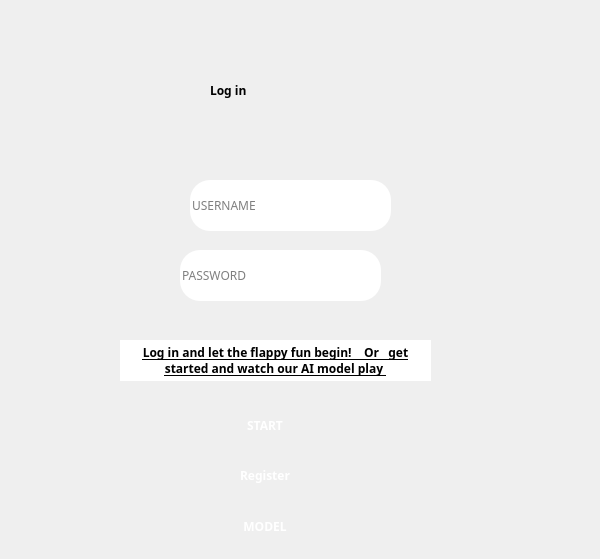
<?xml version="1.0" encoding="UTF-8"?>
<ui version="4.0">
 <class>Form</class>
 <widget class="QWidget" name="Form">
  <property name="geometry">
   <rect>
    <x>0</x>
    <y>0</y>
    <width>600</width>
    <height>559</height>
   </rect>
  </property>
  <property name="font">
   <font>
    <family>Sans Serif Collection</family>
    <bold>true</bold>
   </font>
  </property>
  <property name="cursor">
   <cursorShape>PointingHandCursor</cursorShape>
  </property>
  <property name="windowTitle">
   <string>Form</string>
  </property>
  <property name="styleSheet">
   <string notr="true">background-image: url(img/bg.png); border-radius : 20px;</string>
  </property>
  <widget class="QLabel" name="label">
   <property name="geometry">
    <rect>
     <x>0</x>
     <y>-20</y>
     <width>600</width>
     <height>600</height>
    </rect>
   </property>
  </widget>
  <widget class="QLineEdit" name="lineEdit">
   <property name="geometry">
    <rect>
     <x>190</x>
     <y>180</y>
     <width>201</width>
     <height>51</height>
    </rect>
   </property>
   <property name="font">
    <font>
     <family>Perpetua Titling MT</family>
    </font>
   </property>
   <property name="styleSheet">
    <string notr="true">border : none;</string>
   </property>
   <property name="text">
    <string/>
   </property>
   <property name="placeholderText">
    <string>USERNAME</string>
   </property>
  </widget>
  <widget class="QLabel" name="label_2">
   <property name="geometry">
    <rect>
     <x>210</x>
     <y>60</y>
     <width>141</width>
     <height>61</height>
    </rect>
   </property>
   <property name="font">
    <font>
     <family>Roman</family>
     <bold>true</bold>
    </font>
   </property>
   <property name="text">
    <string>Log in</string>
   </property>
  </widget>
  <widget class="QPushButton" name="pushButton">
   <property name="geometry">
    <rect>
     <x>190</x>
     <y>400</y>
     <width>150</width>
     <height>51</height>
    </rect>
   </property>
   <property name="font">
    <font>
     <family>Roman</family>
     <bold>true</bold>
    </font>
   </property>
   <property name="styleSheet">
    <string notr="true">color : white</string>
   </property>
   <property name="text">
    <string>START</string>
   </property>
  </widget>
  <widget class="QTextEdit" name="textEdit">
   <property name="geometry">
    <rect>
     <x>120</x>
     <y>340</y>
     <width>311</width>
     <height>41</height>
    </rect>
   </property>
   <property name="font">
    <font>
     <family>Roman</family>
     <italic>false</italic>
     <bold>true</bold>
     <underline>true</underline>
    </font>
   </property>
   <property name="html">
    <string>&lt;!DOCTYPE HTML PUBLIC &quot;-//W3C//DTD HTML 4.0//EN&quot; &quot;http://www.w3.org/TR/REC-html40/strict.dtd&quot;&gt;
&lt;html&gt;&lt;head&gt;&lt;meta name=&quot;qrichtext&quot; content=&quot;1&quot; /&gt;&lt;meta charset=&quot;utf-8&quot; /&gt;&lt;style type=&quot;text/css&quot;&gt;
p, li { white-space: pre-wrap; }
hr { height: 1px; border-width: 0; }
li.unchecked::marker { content: &quot;\2610&quot;; }
li.checked::marker { content: &quot;\2612&quot;; }
&lt;/style&gt;&lt;/head&gt;&lt;body style=&quot; font-family:'Roman'; font-size:9pt; font-weight:700; font-style:normal; text-decoration: underline;&quot;&gt;
&lt;p align=&quot;center&quot; style=&quot; margin-top:0px; margin-bottom:0px; margin-left:0px; margin-right:0px; -qt-block-indent:0; text-indent:0px;&quot;&gt;&lt;span style=&quot; font-family:'Segoe UI';&quot;&gt;Log in and let the flappy fun begin!    Or   get started and watch our AI model play &lt;/span&gt;&lt;/p&gt;&lt;/body&gt;&lt;/html&gt;</string>
   </property>

  </widget>
  <widget class="QLineEdit" name="lineEdit_2">
   <property name="geometry">
    <rect>
     <x>180</x>
     <y>250</y>
     <width>201</width>
     <height>51</height>
    </rect>
   </property>
   <property name="font">
    <font>
     <family>Perpetua Titling MT</family>
    </font>
   </property>
   <property name="text">
    <string/>
   </property>
   <property name="echoMode">
    <enum>QLineEdit::Password</enum>
   </property>
   <property name="placeholderText">
    <string>PASSWORD</string>
   </property>
  </widget>
  <widget class="QPushButton" name="createAccountButton">
   <property name="geometry">
    <rect>
     <x>190</x>
     <y>450</y>
     <width>150</width>
     <height>51</height>
    </rect>
   </property>
   <property name="font">
    <font>
     <family>Roman</family>
     <bold>true</bold>
    </font>
   </property>
   <property name="styleSheet">
    <string notr="true">color : white</string>
   </property>
   <property name="text">
    <string>Register</string>
   </property>
  </widget>
  <widget class="QPushButton" name="AI">
   <property name="geometry">
    <rect>
     <x>190</x>
     <y>501</y>
     <width>150</width>
     <height>51</height>
    </rect>
   </property>
   <property name="font">
    <font>
     <family>Roman</family>
     <bold>true</bold>
    </font>
   </property>
   <property name="styleSheet">
    <string notr="true">color : white</string>
   </property>
   <property name="text">
    <string>MODEL</string>
   </property>
  </widget>
 </widget>
 <resources>
  <include location="res.qrc"/>
 </resources>
 <connections/>
</ui>
